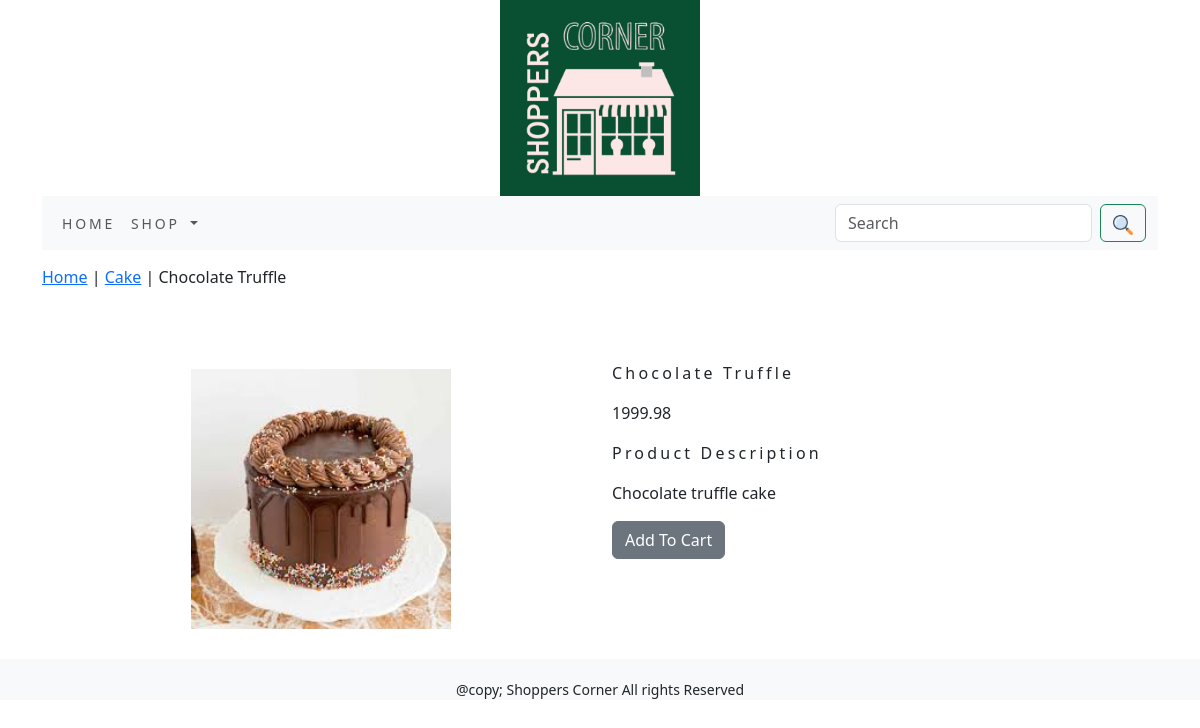
The app's page /cake/chocolate-truffle/ with its own data.
### shop/models.py (models this page shows, shortened)
class Product(models.Model):
    name = models.CharField(max_length=250, unique=True)
    slug = models.SlugField(max_length=250, unique=True)
    description = models.TextField(blank=True)
    price = models.DecimalField(max_digits=10, decimal_places=2)
    category = models.ForeignKey(Category, on_delete=models.CASCADE)
    image = models.ImageField(upload_to='product', blank=True)
    stock = models.IntegerField()
    available = models.BooleanField(default=True)
    created = models.DateTimeField(auto_now_add=True)
    updated = models.DateTimeField(auto_now=True)
    class Meta:
        ordering = ('name',)
        verbose_name = 'product'
        verbose_name_plural = 'products'

class Category(models.Model):
    name = models.CharField(max_length=250, unique=True)
    slug = models.SlugField(max_length=250, unique=True)
    description = models.TextField(blank=True)
    image = models.ImageField(upload_to='category', blank=True)
    class Meta:
        ordering = ('name',)
        verbose_name = 'category'
        verbose_name_plural = 'categories'
    def get_url(self):
        return reverse('shop:products_by_category', args=[self.slug])
    def __str__(self):
        return '{}'.format(self.name)

### shop/views.py (the view)
# urls.py: path('<slug:c_slug>/<slug:product_slug>/', views.proddetail, name='prodcatdetail'),
def proddetail(request, c_slug, product_slug):
    try:
        product = Product.objects.get(category__slug=c_slug, slug=product_slug)
    except Exception as e:
        raise e
    return render(request, 'product.html', {'product':product})

### cart/context_processors.py (called while the page is built)
def counter(request):
    item_count = 0
    if 'admin' in request.path:
        return {}
    else:
        try:
            cart = Cart.objects.filter(cart_id=_cart_id(request))
            car_items = CartItem.objects.all().filter(cart=cart[:1])
            for cart_item in car_items:
                item_count += cart_item.quantity
        except Cart.DoesNotExists:
            item_count = 0
    return dict(item_count=item_count)

### cart/views.py (called while the page is built)
def _cart_id(request):
    cart=request.session.session_key
    if not cart:
        cart=request.session.create()
    return cart

### shop/context_processors.py (called while the page is built)
def menu_links(request):
    links = Category.objects.all()
    return dict(links=links)

### templates/product.html (shortened to what this page needs)
{% extends 'base.html' %}
{% load static %}
{% block content %}
<div class="row my_prod_row">
    <div>
        <p><a href="{% url 'shop:allProdCat' %}">Home</a> | <a href="{{product.category.get_url}}">{{product.category}}</a> | {{product.name}}</p>
    </div>
</div><br>
<div class="container">
<div class="row">
    <div class="col-12 col-sm-12 col-md-12 col-lg-6 text-center">
        <div style="min-width:18rem;">
            <img src="{{product.image.url}}" alt="{{product.name}}" style="width: 300px;
                height: 300px;object-fit:contain; padding:20px; margin-bottom:10px;">
        </div>
    </div>
        <div class="col-12 col-sm-12 col-md-12 col-lg-6">
            <h1 class="my_prod_title">{{product.name}}</h1>
            <p>{{product.price}}</p>
            <p class="my_title">Product Description</p>
            <p class="text-justify my_prod_text">{{product.description}}</p>
            {% if product.stock <= 0 %}
            <p class="text-justify my_prod_text"><b>Out Of Stock</b></p>
            {% else %}
            <a href="{% url 'cart:add_cart' product.id %}" class="btn btn-secondary">Add To Cart</a>
            {% endif %}
        </div>
</div></div>
{% endblock %}

### static/css/custom.css (style rules this page uses)
body { font-family: 'Roboto' , sans-serif; }
.my_title { font-size:16px; text_transform:uppercase; letter-spacing:.2em; }
.my_prod_row { padding-top:15px; padding-bottom:20px; }
.my_prod_title { font-size:16px; text_transform:uppercase; letter-spacing:.2em; padding-top:15px; padding-bottom:10px; }
.my_prod_text { padding-right:20px; }

### records on screen
Product: category "Cake", name "Chocolate Truffle", image (picture), price "1999.98", description "Chocolate truffle cake"
